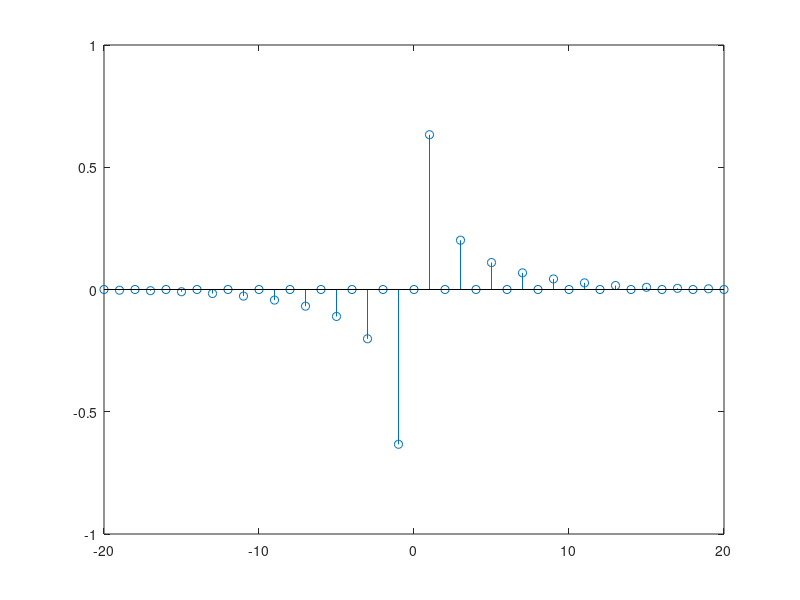
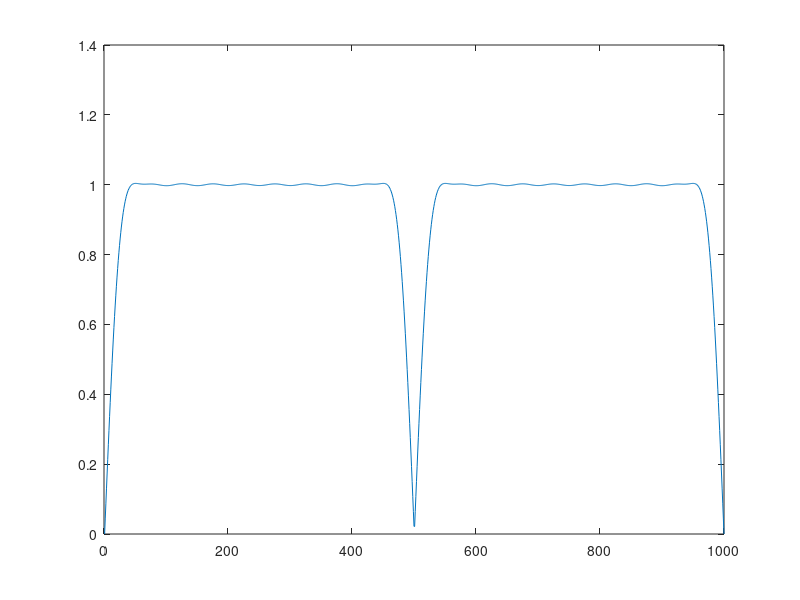
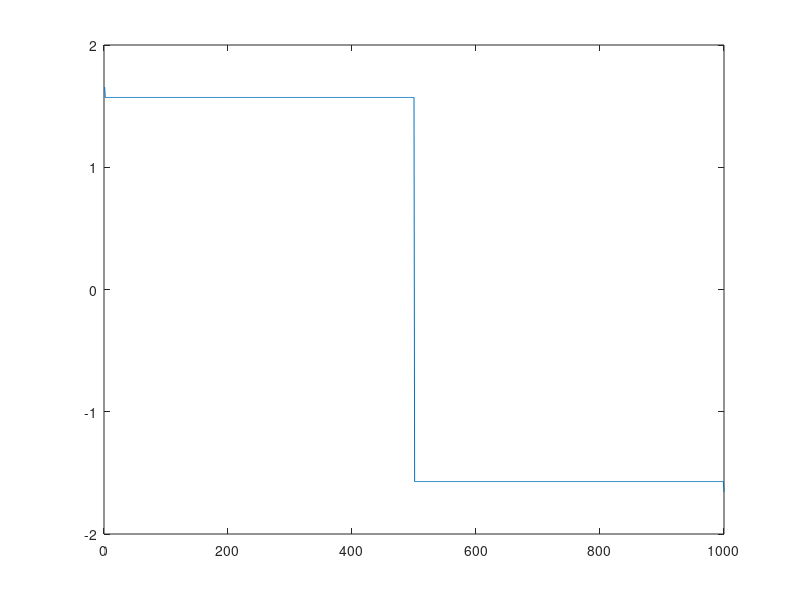
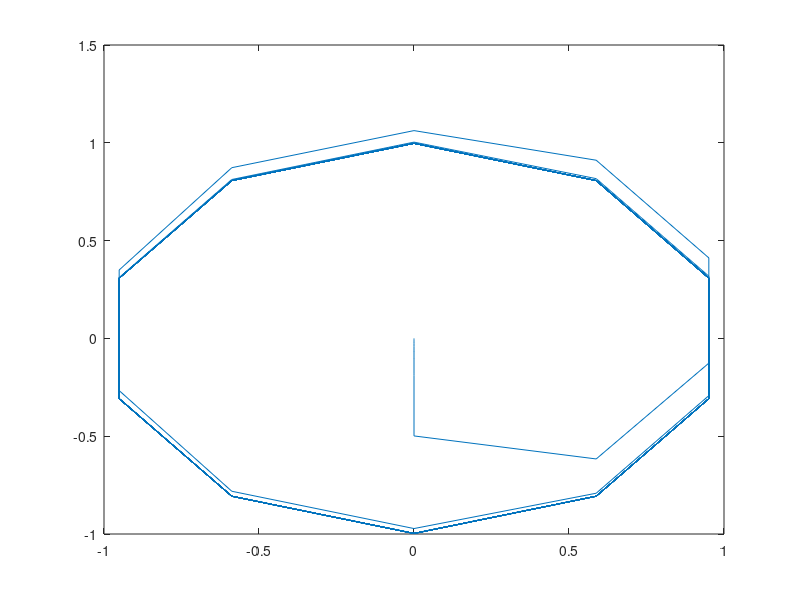

Write the MATLAB code that produced these figures, in order.
clear all
close all
clc
N=20;
w=linspace(-pi,pi,1000);

n=-N:-1;
hn=(1./(pi.*n)).*(1-(-1).^n);
n=1:N;
hp=(1./(pi.*n)).*(1-(-1).^n);

h=[hn,0,hp];

n=-N:N;

h=h.*hamming(2*N+1)';
figure(1)
stem(n,h)

%chaka czestotliwosciowa

for i=1:1000
H(i)=sum(h.*exp(-j*w(i)*n));
end
figure(2)
plot(abs(H))
figure(3)
plot(angle(H))

%dalsza czesc
fp=1000;
f=100;
n=0:10*N;
x=sin(2*pi*f/fp*n);
xr=[zeros(1,N)]
y=filter(h,1,x)

xd=[xr, x(1:end-N)];
xa=xd+j.*y;

figure(4)
plot (xa)
